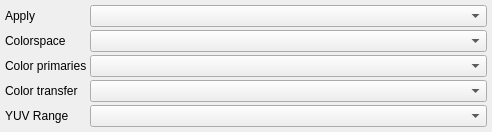
<?xml version="1.0" encoding="UTF-8"?>
<ui version="4.0">
 <class>BlockColor</class>
 <widget class="QWidget" name="BlockColor">
  <property name="geometry">
   <rect>
    <x>0</x>
    <y>0</y>
    <width>492</width>
    <height>132</height>
   </rect>
  </property>
  <property name="windowTitle">
   <string>Form</string>
  </property>
  <layout class="QFormLayout" name="formLayout">
   <property name="horizontalSpacing">
    <number>3</number>
   </property>
   <property name="verticalSpacing">
    <number>3</number>
   </property>
   <property name="leftMargin">
    <number>5</number>
   </property>
   <property name="topMargin">
    <number>5</number>
   </property>
   <property name="rightMargin">
    <number>5</number>
   </property>
   <property name="bottomMargin">
    <number>5</number>
   </property>
   <item row="0" column="0">
    <widget class="QLabel" name="label_4">
     <property name="text">
      <string>Apply</string>
     </property>
    </widget>
   </item>
   <item row="1" column="0">
    <widget class="QLabel" name="label_2">
     <property name="text">
      <string>Colorspace</string>
     </property>
    </widget>
   </item>
   <item row="1" column="1">
    <widget class="BigComboBox" name="spaceBox"/>
   </item>
   <item row="2" column="0">
    <widget class="QLabel" name="label">
     <property name="text">
      <string>Color primaries</string>
     </property>
    </widget>
   </item>
   <item row="2" column="1">
    <widget class="BigComboBox" name="primariesBox"/>
   </item>
   <item row="3" column="0">
    <widget class="QLabel" name="label_3">
     <property name="text">
      <string>Color transfer</string>
     </property>
    </widget>
   </item>
   <item row="3" column="1">
    <widget class="BigComboBox" name="trcBox"/>
   </item>
   <item row="4" column="0">
    <widget class="QLabel" name="rangeLabel">
     <property name="text">
      <string>YUV Range</string>
     </property>
    </widget>
   </item>
   <item row="4" column="1">
    <widget class="BigComboBox" name="rangeBox"/>
   </item>
   <item row="0" column="1">
    <widget class="DataComboBox" name="modeBox"/>
   </item>
  </layout>
  <action name="actionsRGB">
   <property name="text">
    <string>Images (sRGB)</string>
   </property>
   <property name="toolTip">
    <string>Set colors to the sRGB standard</string>
   </property>
  </action>
  <action name="actionBT709">
   <property name="text">
    <string>HD Video (BT.709)</string>
   </property>
   <property name="toolTip">
    <string>Set the colors to the BT.709 standard</string>
   </property>
  </action>
  <action name="actionUHD10">
   <property name="text">
    <string>UHD video - 4K/8K (BT.2020-10bits)</string>
   </property>
   <property name="toolTip">
    <string>UHD video - 4K/8K (BT.2020-10bits)</string>
   </property>
  </action>
  <action name="actionUHD12">
   <property name="text">
    <string>UHD video - HDR 4K/8K (BT.2020-12bits)</string>
   </property>
   <property name="toolTip">
    <string>UHD video - HDR 4K/8K (BT.2020-12bits)</string>
   </property>
  </action>
 </widget>
 <customwidgets>
  <customwidget>
   <class>BigComboBox</class>
   <extends>QComboBox</extends>
   <header>UI/bigcombobox.h</header>
  </customwidget>
  <customwidget>
   <class>DataComboBox</class>
   <extends>QComboBox</extends>
   <header>UI/datacombobox.h</header>
  </customwidget>
 </customwidgets>
 <resources/>
 <connections/>
</ui>
